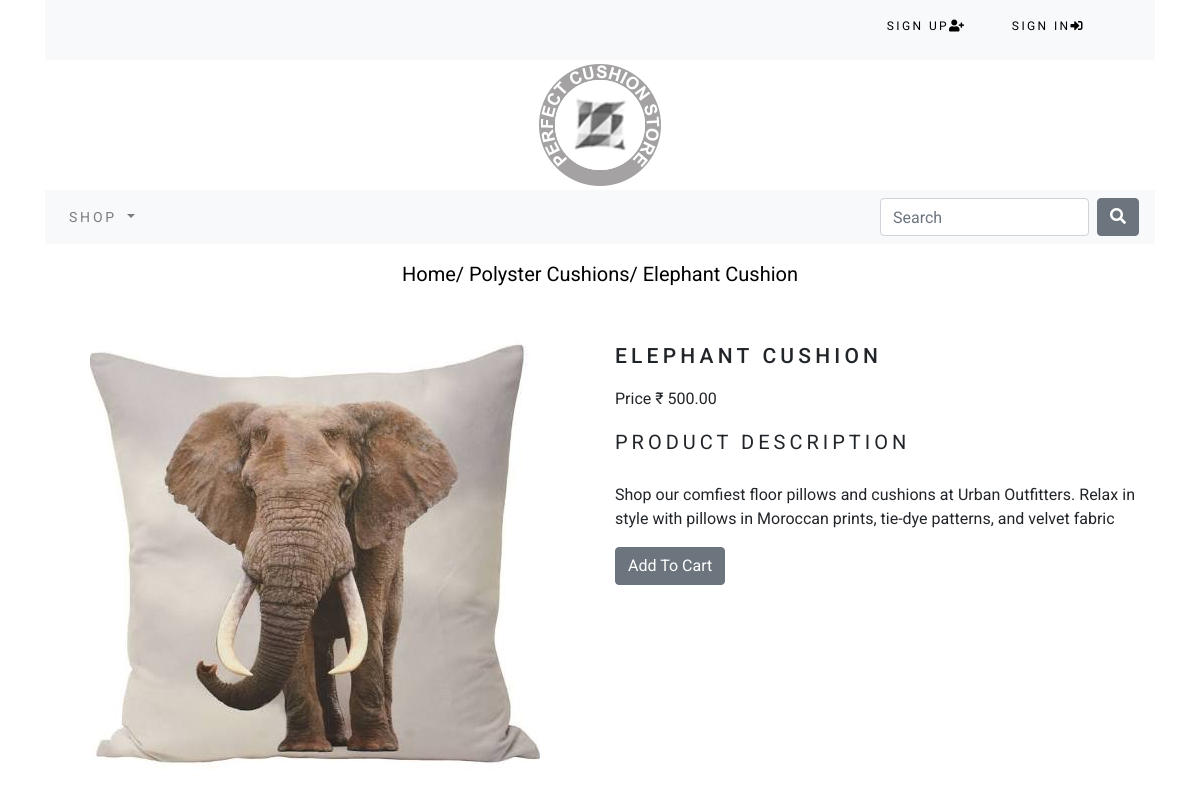
The app's page /shop/polyster-cushions/elephant-cushion/ with its own data.
### shop/models.py (models this page shows, shortened)
class Products(models.Model):
    name=models.CharField(max_length=200,unique=True)
    slug=models.SlugField(max_length=200,unique=True)
    description=models.TextField(blank=True)
    category=models.ForeignKey(Category,on_delete=models.CASCADE)
    price=models.DecimalField(max_digits=10,decimal_places=2)
    image=models.ImageField(upload_to='products',blank=True)
    stock=models.IntegerField()
    available=models.BooleanField(default=True)
    created=models.DateTimeField(auto_now_add=True)
    updated=models.DateTimeField(auto_now=True)
    class Meta:
        ordering=('name',)
        verbose_name = 'product'
        verbose_name_plural = 'products'

class Category(models.Model):
    name=models.CharField(max_length=200,unique=True)
    slug=models.SlugField(max_length=200,unique=True)
    description=models.TextField(blank=True)
    image=models.ImageField(upload_to='category',blank=True)
    class Meta:
        ordering=('name',)
        verbose_name='category'
        verbose_name_plural='categories'
    def get_url(self):
        return reverse('shop:products_by-category', args=[self.slug])
    def __str__(self):
        return self.name

### shop/views.py (the view)
# urls.py: path('<slug:c_slug>/<slug:product_slug>/', views.ProdCatDetail, name='ProdCatDetail'),
def ProdCatDetail(request,c_slug,product_slug):
    try:
        product=Products.objects.get(category__slug=c_slug,slug=product_slug)
    except Exception as e:
        raise  e
    return render(request,'shop/product.html',{'product':product})

### cart/context_processors.py (called while the page is built)
def counter(request):
    item_count=0
    if 'admin' in request.path:
        return{}
    else:
        try:
            cart=Cart.objects.filter(cart_id=_cart_id(request))
            cart_items=CartItem.objects.all().filter(cart=cart[:1])
            for cart_item in cart_items:
                item_count += cart_item.quantity
        except Cart.DoesNotExist:
            item_count=0
    return dict(item_count = item_count)

### cart/views.py (called while the page is built)
def _cart_id(request):
    cart = request.session.session_key
    if not cart:
        cart = request.session.create()
    return cart

### shop/context_processors.py (called while the page is built)
def menu_links(request):
    links=Category.objects.all()
    return dict(links=links)

### shop/templates/shop/product.html (shortened to what this page needs)
<!DOCTYPE html>
<html lang="en">
<head>
</head>
<body>
{% extends 'base.html' %}
{% load staticfiles %}
{% block content %}
<div class="row my_prod_row_class">
    <div class="mx-auto">
        <p><a href="{% url 'shop:allProdCat' %}">Home/</a> <a href="{{ product.category.get_url }}">{{ product.category }}/</a>  {{ product.name }} </p>
    </div>
    <div class="container">
        <br>
        <div class="row">
            <div class="col-12 col-sm-12 col-md-12 col-lg-6 text-center">
                <div style="min-width: 18rem">
                    <img src="{{ product.image.url }}" alt="{{ product.name }}">
                </div>
            </div>
            <div class="col-12 col-sm-12 col-md-12 col-lg-6">
                <div>
                    <h1 class="my_prod_title">{{ product.name }}</h1>
                    <p>Price &#x20b9 {{ product.price }}</p>
                    <p class="my_title">Product Description</p>
                    <p class="text-justify my_prod_text">{{ product.description }}</p>
                    {% if product.stock <= 0 %}
                    <p class="text-justify my_prod_text"><b>Out Of Stock</b></p>
                    {% else %}
                    <a class="btn btn-secondary" href="{% url 'cart:add_cart' product.id %}">Add To Cart</a>
                    {% endif %}
                </div>
            </div>
        </div>
    </div>
</div>
{% endblock %}

### static/css/custom.css (style rules this page uses)
body { font-family: "Roboto", sans-serif; }
.my_title { font-size: 20px; text-transform: uppercase; letter-spacing: .2em; padding-bottom: 10px; }
.my_prod_row_class { padding-top: 15px; padding-bottom: 20px; }
.my_prod_row_class .mx-auto p { color: black; font-size: 20px; }
.my_prod_row_class .mx-auto p a { color: black; font-size: 20px; }
.my_prod_title { font-size: 21px; text-transform: uppercase; letter-spacing: .2em; padding-top: 15px; padding-bottom: 10px; }
.my_prod_text { padding-right: 20px; }

### records on screen
Products: category "Polyster Cushions", name "Elephant Cushion", image (picture), name "ELEPHANT CUSHION", price "500.00", description "Shop our comfiest floor pillows and cushions at Urban Outfitters. Relax in style with pillows in Moroccan prints, tie-dye patterns, and velvet fabric"
